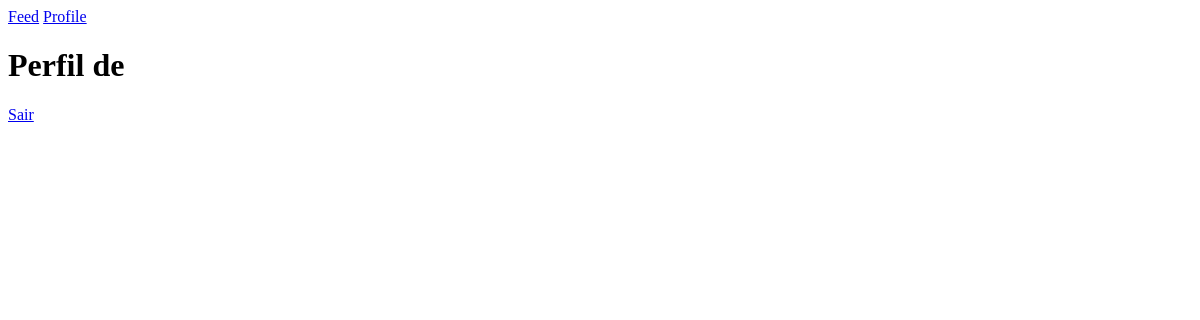
The page /profile/3 (signed in) on the database as committed earlier.
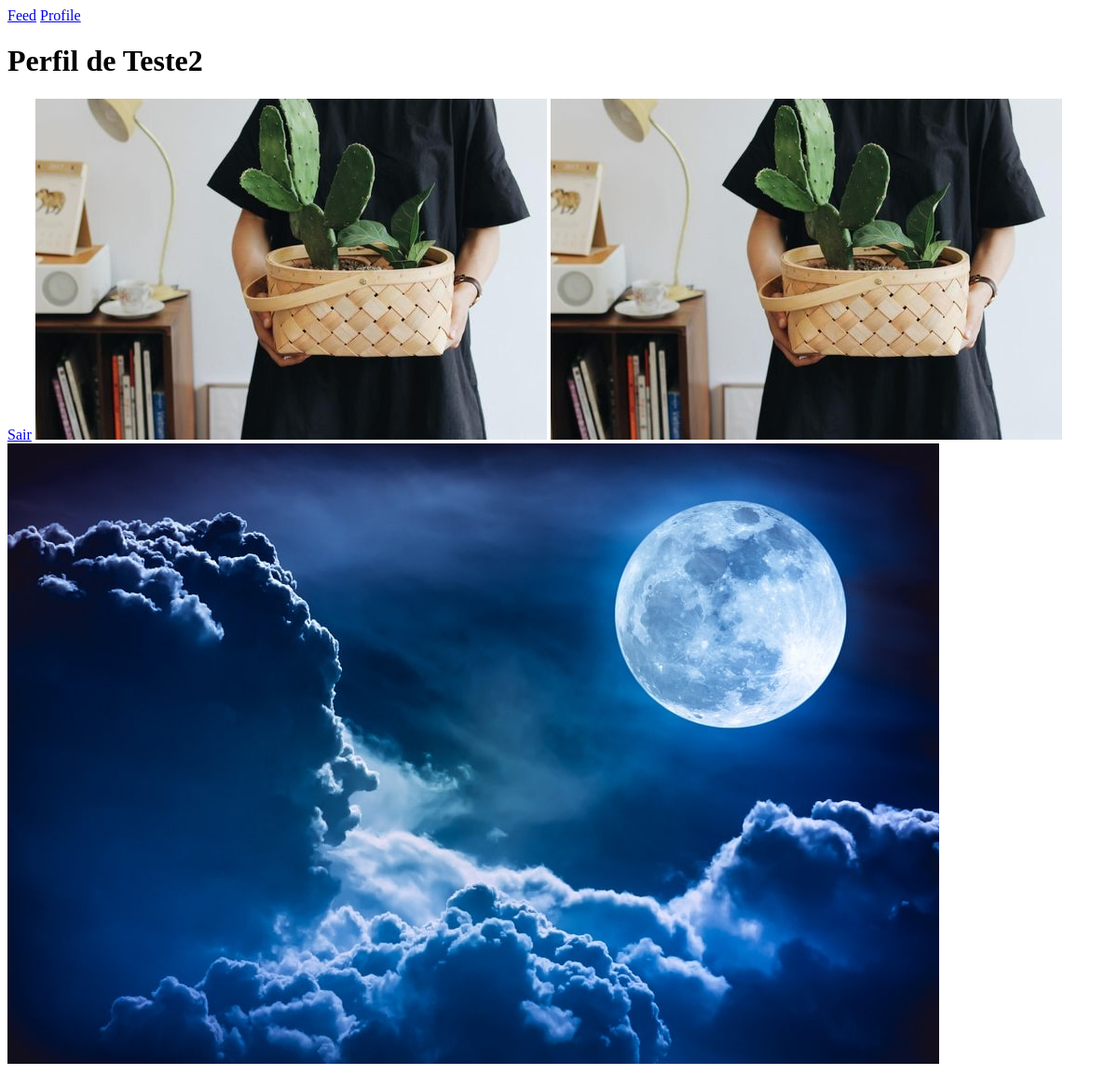
The same page on the database as committed later.
### fakepinterest/models.py (models this page shows)
class User(dataBase.Model, UserMixin):
    id = dataBase.Column(dataBase.Integer, primary_key=True)
    username = dataBase.Column(dataBase.String, nullable=False)
    email = dataBase.Column(dataBase.String, nullable=False, unique=True)
    password = dataBase.Column(dataBase.String, nullable=False)
    photos = dataBase.relationship("Photo", backref="user", lazy=True)

class Photo(dataBase.Model):
    id = dataBase.Column(dataBase.Integer, primary_key=True)
    image = dataBase.Column(dataBase.String, default="default.png")
    createDate = dataBase.Column(dataBase.DateTime, nullable=False, default=datetime.utcnow())
    userId = dataBase.Column(dataBase.Integer, dataBase.ForeignKey('user.id'), nullable=False)

### fakepinterest/routes.py (the view)
@app.route("/profile/<user_id>", methods=["GET", "POST"])
@login_required
def profile(user_id):
    if int(user_id) == int(current_user.id):
        formPhoto = FormPhoto()
        if formPhoto.validate_on_submit():
            archive = formPhoto.photo.data
            securityName = secure_filename(archive.filename)
            path = os.path.join(os.path.abspath(os.path.dirname(__file__)), app.config["UPLOAD_FOLDER"], securityName)
            archive.save(path)
            photo = Photo(image=securityName, userId=current_user.id)
            dataBase.session.add(photo)
            dataBase.session.commit()
        return render_template("profile.html", user=current_user, form=formPhoto)
    else:
        user = User.query.get(int(user_id))
        return render_template("profile.html", user=user, form=None)

### fakepinterest/models.py (called while the page is built)
@loginManager.user_loader
def load_user(id_user):
    return User.query.get(int(id_user))

### fakepinterest/templates/profile.html (shortened to what this page needs)
{% extends "homepage.html" %}
{% block body %}
<body>
    {%include "navbar.html"%}
    <h1>Perfil de {{user.username}}</h1>
    <a href="{{url_for('logout')}}">Sair</a>
    {%for photo in user.photos%}
        <img src="{{url_for('static', filename='photos_posts/{}'.format(photo.image))}}" alt="">
    {%endfor%}
</body>
{% endblock %}

### fakepinterest/templates/homepage.html (shortened to what this page needs)
<!DOCTYPE html>
<html lang="pt-br">
<head>
</head>
{% block body %}{% endblock %}
</html>

### fakepinterest/templates/navbar.html
<nav>
    <a href="{{url_for('feed')}}">Feed</a>
    <a href="{{url_for('profile', user_id=current_user.id)}}">Profile</a>
</nav>

Rows that differ between the two databases and show on the page:
added User: username "Teste2"
added Photo: image (picture)
added Photo: image (picture)
added Photo: image (picture)
